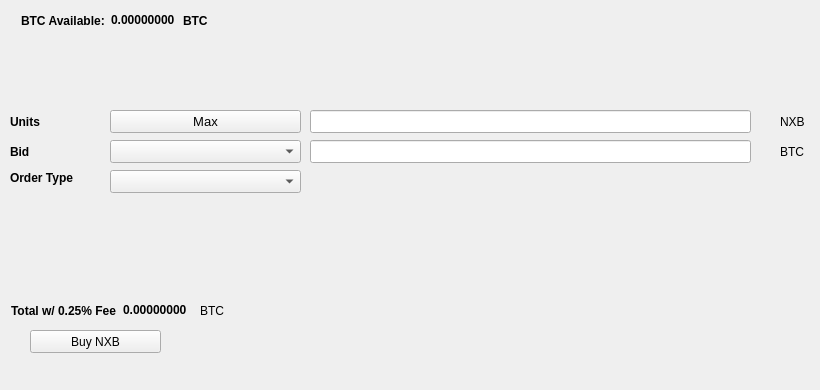
   <widget class="QWidget" name="BuyTab">
    <attribute name="title">
     <string>Buy</string>
    </attribute>
    <widget class="QPushButton" name="BuyNXB">
     <property name="geometry">
      <rect>
       <x>30</x>
       <y>330</y>
       <width>131</width>
       <height>23</height>
      </rect>
     </property>
     <property name="text">
      <string>Buy NXB</string>
     </property>
     <property name="icon">
      <iconset resource="../nxboost.qrc">
       <normaloff>:/icons/bitcoin</normaloff>:/icons/bitcoin</iconset>
     </property>
    </widget>
    <widget class="QLabel" name="label_3">
     <property name="geometry">
      <rect>
       <x>10</x>
       <y>110</y>
       <width>46</width>
       <height>23</height>
      </rect>
     </property>
     <property name="font">
      <font>
       <weight>75</weight>
       <bold>true</bold>
      </font>
     </property>
     <property name="text">
      <string>Units</string>
     </property>
    </widget>
    <widget class="QLineEdit" name="UnitsInput">
     <property name="geometry">
      <rect>
       <x>310</x>
       <y>110</y>
       <width>441</width>
       <height>23</height>
      </rect>
     </property>
     <property name="font">
      <font>
       <pointsize>9</pointsize>
       <weight>75</weight>
       <bold>true</bold>
      </font>
     </property>
    </widget>
    <widget class="QLineEdit" name="BuyBidPriceEdit">
     <property name="geometry">
      <rect>
       <x>310</x>
       <y>140</y>
       <width>441</width>
       <height>23</height>
      </rect>
     </property>
     <property name="font">
      <font>
       <pointsize>9</pointsize>
       <weight>75</weight>
       <bold>true</bold>
      </font>
     </property>
    </widget>
    <widget class="QLabel" name="label_4">
     <property name="geometry">
      <rect>
       <x>780</x>
       <y>110</y>
       <width>31</width>
       <height>23</height>
      </rect>
     </property>
     <property name="text">
      <string>NXB</string>
     </property>
    </widget>
    <widget class="QLabel" name="label_5">
     <property name="geometry">
      <rect>
       <x>780</x>
       <y>140</y>
       <width>31</width>
       <height>23</height>
      </rect>
     </property>
     <property name="text">
      <string>BTC</string>
     </property>
    </widget>
    <widget class="QLabel" name="label_6">
     <property name="geometry">
      <rect>
       <x>10</x>
       <y>140</y>
       <width>46</width>
       <height>23</height>
      </rect>
     </property>
     <property name="font">
      <font>
       <weight>75</weight>
       <bold>true</bold>
      </font>
     </property>
     <property name="text">
      <string>Bid</string>
     </property>
    </widget>
    <widget class="QLabel" name="label_7">
     <property name="geometry">
      <rect>
       <x>10</x>
       <y>170</y>
       <width>91</width>
       <height>16</height>
      </rect>
     </property>
     <property name="font">
      <font>
       <weight>75</weight>
       <bold>true</bold>
      </font>
     </property>
     <property name="text">
      <string>Order Type</string>
     </property>
    </widget>
    <widget class="QPushButton" name="Buy_Max_Amount">
     <property name="geometry">
      <rect>
       <x>110</x>
       <y>110</y>
       <width>191</width>
       <height>23</height>
      </rect>
     </property>
     <property name="font">
      <font>
       <pointsize>10</pointsize>
      </font>
     </property>
     <property name="text">
      <string>Max</string>
     </property>
    </widget>
    <widget class="QComboBox" name="BuyBidcomboBox">
     <property name="geometry">
      <rect>
       <x>110</x>
       <y>140</y>
       <width>191</width>
       <height>23</height>
      </rect>
     </property>
     <property name="font">
      <font>
       <pointsize>10</pointsize>
      </font>
     </property>
    </widget>
    <widget class="QComboBox" name="buyOrdertypeCombo">
     <property name="geometry">
      <rect>
       <x>110</x>
       <y>170</y>
       <width>191</width>
       <height>23</height>
      </rect>
     </property>
     <property name="font">
      <font>
       <pointsize>10</pointsize>
      </font>
     </property>
    </widget>
    <widget class="QWidget" name="layoutWidget1">
     <property name="geometry">
      <rect>
       <x>21</x>
       <y>11</y>
       <width>227</width>
       <height>19</height>
      </rect>
     </property>
     <layout class="QHBoxLayout" name="horizontalLayout_3">
      <item>
       <widget class="QLabel" name="label232">
        <property name="font">
         <font>
          <weight>75</weight>
          <bold>true</bold>
         </font>
        </property>
        <property name="text">
         <string>BTC Available:</string>
        </property>
       </widget>
      </item>
      <item>
       <widget class="QLabel" name="BtcAvailableLbl">
        <property name="palette">
         <palette>
          <active>
           <colorrole role="WindowText">
            <brush brushstyle="SolidPattern">
             <color alpha="255">
              <red>0</red>
              <green>0</green>
              <blue>0</blue>
             </color>
            </brush>
           </colorrole>
           <colorrole role="Button">
            <brush brushstyle="SolidPattern">
             <color alpha="255">
              <red>0</red>
              <green>170</green>
              <blue>0</blue>
             </color>
            </brush>
           </colorrole>
           <colorrole role="Light">
            <brush brushstyle="SolidPattern">
             <color alpha="255">
              <red>0</red>
              <green>255</green>
              <blue>0</blue>
             </color>
            </brush>
           </colorrole>
           <colorrole role="Midlight">
            <brush brushstyle="SolidPattern">
             <color alpha="255">
              <red>0</red>
              <green>212</green>
              <blue>0</blue>
             </color>
            </brush>
           </colorrole>
           <colorrole role="Dark">
            <brush brushstyle="SolidPattern">
             <color alpha="255">
              <red>0</red>
              <green>85</green>
              <blue>0</blue>
             </color>
            </brush>
           </colorrole>
           <colorrole role="Mid">
            <brush brushstyle="SolidPattern">
             <color alpha="255">
              <red>0</red>
              <green>113</green>
              <blue>0</blue>
             </color>
            </brush>
           </colorrole>
           <colorrole role="Text">
            <brush brushstyle="SolidPattern">
             <color alpha="255">
              <red>0</red>
              <green>170</green>
              <blue>0</blue>
             </color>
            </brush>
           </colorrole>
           <colorrole role="BrightText">
            <brush brushstyle="SolidPattern">
             <color alpha="255">
              <red>255</red>
              <green>255</green>
              <blue>255</blue>
             </color>
            </brush>
           </colorrole>
           <colorrole role="ButtonText">
            <brush brushstyle="SolidPattern">
             <color alpha="255">
              <red>0</red>
              <green>0</green>
              <blue>0</blue>
             </color>
            </brush>
           </colorrole>
           <colorrole role="Base">
            <brush brushstyle="SolidPattern">
             <color alpha="255">
              <red>255</red>
              <green>255</green>
              <blue>255</blue>
             </color>
            </brush>
           </colorrole>
           <colorrole role="Window">
            <brush brushstyle="SolidPattern">
             <color alpha="255">
              <red>0</red>
              <green>170</green>
              <blue>0</blue>
             </color>
            </brush>
           </colorrole>
           <colorrole role="Shadow">
            <brush brushstyle="SolidPattern">
             <color alpha="255">
              <red>0</red>
              <green>0</green>
              <blue>0</blue>
             </color>
            </brush>
           </colorrole>
           <colorrole role="AlternateBase">
            <brush brushstyle="SolidPattern">
             <color alpha="255">
              <red>127</red>
              <green>212</green>
              <blue>127</blue>
             </color>
            </brush>
           </colorrole>
           <colorrole role="ToolTipBase">
            <brush brushstyle="SolidPattern">
             <color alpha="255">
              <red>255</red>
              <green>255</green>
              <blue>220</blue>
             </color>
            </brush>
           </colorrole>
           <colorrole role="ToolTipText">
            <brush brushstyle="SolidPattern">
             <color alpha="255">
              <red>0</red>
              <green>0</green>
              <blue>0</blue>
             </color>
            </brush>
           </colorrole>
          </active>
          <inactive>
           <colorrole role="WindowText">
            <brush brushstyle="SolidPattern">
             <color alpha="255">
              <red>0</red>
              <green>0</green>
              <blue>0</blue>
             </color>
            </brush>
           </colorrole>
           <colorrole role="Button">
            <brush brushstyle="SolidPattern">
             <color alpha="255">
              <red>0</red>
              <green>170</green>
              <blue>0</blue>
             </color>
            </brush>
           </colorrole>
           <colorrole role="Light">
            <brush brushstyle="SolidPattern">
             <color alpha="255">
              <red>0</red>
              <green>255</green>
              <blue>0</blue>
             </color>
            </brush>
           </colorrole>
           <colorrole role="Midlight">
            <brush brushstyle="SolidPattern">
             <color alpha="255">
              <red>0</red>
              <green>212</green>
              <blue>0</blue>
             </color>
            </brush>
           </colorrole>
           <colorrole role="Dark">
            <brush brushstyle="SolidPattern">
             <color alpha="255">
              <red>0</red>
              <green>85</green>
              <blue>0</blue>
             </color>
            </brush>
           </colorrole>
           <colorrole role="Mid">
            <brush brushstyle="SolidPattern">
             <color alpha="255">
              <red>0</red>
              <green>113</green>
              <blue>0</blue>
             </color>
            </brush>
           </colorrole>
           <colorrole role="Text">
            <brush brushstyle="SolidPattern">
             <color alpha="255">
              <red>0</red>
              <green>170</green>
              <blue>0</blue>
             </color>
            </brush>
           </colorrole>
           <colorrole role="BrightText">
            <brush brushstyle="SolidPattern">
             <color alpha="255">
              <red>255</red>
              <green>255</green>
              <blue>255</blue>
             </color>
            </brush>
           </colorrole>
           <colorrole role="ButtonText">
            <brush brushstyle="SolidPattern">
             <color alpha="255">
              <red>0</red>
              <green>0</green>
              <blue>0</blue>
             </color>
            </brush>
           </colorrole>
           <colorrole role="Base">
            <brush brushstyle="SolidPattern">
             <color alpha="255">
              <red>255</red>
              <green>255</green>
              <blue>255</blue>
             </color>
            </brush>
           </colorrole>
           <colorrole role="Window">
            <brush brushstyle="SolidPattern">
             <color alpha="255">
              <red>0</red>
              <green>170</green>
              <blue>0</blue>
             </color>
            </brush>
           </colorrole>
           <colorrole role="Shadow">
            <brush brushstyle="SolidPattern">
             <color alpha="255">
              <red>0</red>
              <green>0</green>
              <blue>0</blue>
             </color>
            </brush>
           </colorrole>
           <colorrole role="AlternateBase">
            <brush brushstyle="SolidPattern">
             <color alpha="255">
              <red>127</red>
              <green>212</green>
              <blue>127</blue>
             </color>
            </brush>
           </colorrole>
           <colorrole role="ToolTipBase">
            <brush brushstyle="SolidPattern">
             <color alpha="255">
              <red>255</red>
              <green>255</green>
              <blue>220</blue>
             </color>
            </brush>
           </colorrole>
           <colorrole role="ToolTipText">
            <brush brushstyle="SolidPattern">
             <color alpha="255">
              <red>0</red>
              <green>0</green>
              <blue>0</blue>
             </color>
            </brush>
           </colorrole>
          </inactive>
          <disabled>
           <colorrole role="WindowText">
            <brush brushstyle="SolidPattern">
             <color alpha="255">
              <red>0</red>
              <green>85</green>
              <blue>0</blue>
             </color>
            </brush>
           </colorrole>
           <colorrole role="Button">
            <brush brushstyle="SolidPattern">
             <color alpha="255">
              <red>0</red>
              <green>170</green>
              <blue>0</blue>
             </color>
            </brush>
           </colorrole>
           <colorrole role="Light">
            <brush brushstyle="SolidPattern">
             <color alpha="255">
              <red>0</red>
              <green>255</green>
              <blue>0</blue>
             </color>
            </brush>
           </colorrole>
           <colorrole role="Midlight">
            <brush brushstyle="SolidPattern">
             <color alpha="255">
              <red>0</red>
              <green>212</green>
              <blue>0</blue>
             </color>
            </brush>
           </colorrole>
           <colorrole role="Dark">
            <brush brushstyle="SolidPattern">
             <color alpha="255">
              <red>0</red>
              <green>85</green>
              <blue>0</blue>
             </color>
            </brush>
           </colorrole>
           <colorrole role="Mid">
            <brush brushstyle="SolidPattern">
             <color alpha="255">
              <red>0</red>
              <green>113</green>
              <blue>0</blue>
             </color>
            </brush>
           </colorrole>
           <colorrole role="Text">
            <brush brushstyle="SolidPattern">
             <color alpha="255">
              <red>0</red>
              <green>85</green>
              <blue>0</blue>
             </color>
            </brush>
           </colorrole>
           <colorrole role="BrightText">
            <brush brushstyle="SolidPattern">
             <color alpha="255">
              <red>255</red>
              <green>255</green>
              <blue>255</blue>
             </color>
            </brush>
           </colorrole>
           <colorrole role="ButtonText">
            <brush brushstyle="SolidPattern">
             <color alpha="255">
              <red>0</red>
              <green>85</green>
              <blue>0</blue>
             </color>
            </brush>
           </colorrole>
           <colorrole role="Base">
            <brush brushstyle="SolidPattern">
             <color alpha="255">
              <red>0</red>
              <green>170</green>
              <blue>0</blue>
             </color>
            </brush>
           </colorrole>
           <colorrole role="Window">
            <brush brushstyle="SolidPattern">
             <color alpha="255">
              <red>0</red>
              <green>170</green>
              <blue>0</blue>
             </color>
            </brush>
           </colorrole>
           <colorrole role="Shadow">
            <brush brushstyle="SolidPattern">
             <color alpha="255">
              <red>0</red>
              <green>0</green>
              <blue>0</blue>
             </color>
            </brush>
           </colorrole>
           <colorrole role="AlternateBase">
            <brush brushstyle="SolidPattern">
             <color alpha="255">
              <red>0</red>
              <green>170</green>
              <blue>0</blue>
             </color>
            </brush>
           </colorrole>
           <colorrole role="ToolTipBase">
            <brush brushstyle="SolidPattern">
             <color alpha="255">
              <red>255</red>
              <green>255</green>
              <blue>220</blue>
             </color>
            </brush>
           </colorrole>
           <colorrole role="ToolTipText">
            <brush brushstyle="SolidPattern">
             <color alpha="255">
              <red>0</red>
              <green>0</green>
              <blue>0</blue>
             </color>
            </brush>
           </colorrole>
          </disabled>
         </palette>
        </property>
        <property name="font">
         <font>
          <weight>75</weight>
          <bold>true</bold>
         </font>
        </property>
        <property name="text">
         <string>0.00000000</string>
        </property>
        <property name="textInteractionFlags">
         <set>Qt::LinksAccessibleByMouse|Qt::TextSelectableByKeyboard|Qt::TextSelectableByMouse</set>
        </property>
       </widget>
      </item>
      <item>
       <widget class="QLabel" name="BtcAvailableLbl_2">
        <property name="font">
         <font>
          <weight>75</weight>
          <bold>true</bold>
         </font>
        </property>
        <property name="text">
         <string>BTC</string>
        </property>
       </widget>
      </item>
     </layout>
    </widget>
    <widget class="QWidget" name="layoutWidge2">
     <property name="geometry">
      <rect>
       <x>11</x>
       <y>301</y>
       <width>259</width>
       <height>19</height>
      </rect>
     </property>
     <layout class="QHBoxLayout" name="horizontalLayout_4">
      <item>
       <widget class="QLabel" name="label_9">
        <property name="font">
         <font>
          <weight>75</weight>
          <bold>true</bold>
         </font>
        </property>
        <property name="text">
         <string>Total w/ 0.25% Fee</string>
        </property>
       </widget>
      </item>
      <item>
       <widget class="QLabel" name="BuyCostLabel">
        <property name="palette">
         <palette>
          <active>
           <colorrole role="WindowText">
            <brush brushstyle="SolidPattern">
             <color alpha="255">
              <red>0</red>
              <green>0</green>
              <blue>0</blue>
             </color>
            </brush>
           </colorrole>
           <colorrole role="Button">
            <brush brushstyle="SolidPattern">
             <color alpha="255">
              <red>0</red>
              <green>170</green>
              <blue>0</blue>
             </color>
            </brush>
           </colorrole>
           <colorrole role="Light">
            <brush brushstyle="SolidPattern">
             <color alpha="255">
              <red>0</red>
              <green>255</green>
              <blue>0</blue>
             </color>
            </brush>
           </colorrole>
           <colorrole role="Midlight">
            <brush brushstyle="SolidPattern">
             <color alpha="255">
              <red>0</red>
              <green>212</green>
              <blue>0</blue>
             </color>
            </brush>
           </colorrole>
           <colorrole role="Dark">
            <brush brushstyle="SolidPattern">
             <color alpha="255">
              <red>0</red>
              <green>85</green>
              <blue>0</blue>
             </color>
            </brush>
           </colorrole>
           <colorrole role="Mid">
            <brush brushstyle="SolidPattern">
             <color alpha="255">
              <red>0</red>
              <green>113</green>
              <blue>0</blue>
             </color>
            </brush>
           </colorrole>
           <colorrole role="Text">
            <brush brushstyle="SolidPattern">
             <color alpha="255">
              <red>0</red>
              <green>170</green>
              <blue>0</blue>
             </color>
            </brush>
           </colorrole>
           <colorrole role="BrightText">
            <brush brushstyle="SolidPattern">
             <color alpha="255">
              <red>255</red>
              <green>255</green>
              <blue>255</blue>
             </color>
            </brush>
           </colorrole>
           <colorrole role="ButtonText">
            <brush brushstyle="SolidPattern">
             <color alpha="255">
              <red>0</red>
              <green>0</green>
              <blue>0</blue>
             </color>
            </brush>
           </colorrole>
           <colorrole role="Base">
            <brush brushstyle="SolidPattern">
             <color alpha="255">
              <red>255</red>
              <green>255</green>
              <blue>255</blue>
             </color>
            </brush>
           </colorrole>
           <colorrole role="Window">
            <brush brushstyle="SolidPattern">
             <color alpha="255">
              <red>0</red>
              <green>170</green>
              <blue>0</blue>
             </color>
            </brush>
           </colorrole>
           <colorrole role="Shadow">
            <brush brushstyle="SolidPattern">
             <color alpha="255">
              <red>0</red>
              <green>0</green>
              <blue>0</blue>
             </color>
            </brush>
           </colorrole>
           <colorrole role="AlternateBase">
            <brush brushstyle="SolidPattern">
             <color alpha="255">
              <red>127</red>
              <green>212</green>
              <blue>127</blue>
             </color>
            </brush>
           </colorrole>
           <colorrole role="ToolTipBase">
            <brush brushstyle="SolidPattern">
             <color alpha="255">
              <red>255</red>
              <green>255</green>
              <blue>220</blue>
             </color>
            </brush>
           </colorrole>
           <colorrole role="ToolTipText">
            <brush brushstyle="SolidPattern">
             <color alpha="255">
              <red>0</red>
              <green>0</green>
              <blue>0</blue>
             </color>
            </brush>
           </colorrole>
          </active>
          <inactive>
           <colorrole role="WindowText">
            <brush brushstyle="SolidPattern">
             <color alpha="255">
              <red>0</red>
              <green>0</green>
              <blue>0</blue>
             </color>
            </brush>
           </colorrole>
           <colorrole role="Button">
            <brush brushstyle="SolidPattern">
             <color alpha="255">
              <red>0</red>
              <green>170</green>
              <blue>0</blue>
             </color>
            </brush>
           </colorrole>
           <colorrole role="Light">
            <brush brushstyle="SolidPattern">
             <color alpha="255">
              <red>0</red>
              <green>255</green>
              <blue>0</blue>
             </color>
            </brush>
           </colorrole>
           <colorrole role="Midlight">
            <brush brushstyle="SolidPattern">
             <color alpha="255">
              <red>0</red>
              <green>212</green>
              <blue>0</blue>
             </color>
            </brush>
           </colorrole>
           <colorrole role="Dark">
            <brush brushstyle="SolidPattern">
             <color alpha="255">
              <red>0</red>
              <green>85</green>
              <blue>0</blue>
             </color>
            </brush>
           </colorrole>
           <colorrole role="Mid">
            <brush brushstyle="SolidPattern">
             <color alpha="255">
              <red>0</red>
              <green>113</green>
              <blue>0</blue>
             </color>
            </brush>
           </colorrole>
           <colorrole role="Text">
            <brush brushstyle="SolidPattern">
             <color alpha="255">
              <red>0</red>
              <green>170</green>
              <blue>0</blue>
             </color>
            </brush>
           </colorrole>
           <colorrole role="BrightText">
            <brush brushstyle="SolidPattern">
             <color alpha="255">
              <red>255</red>
              <green>255</green>
              <blue>255</blue>
             </color>
            </brush>
           </colorrole>
           <colorrole role="ButtonText">
            <brush brushstyle="SolidPattern">
             <color alpha="255">
              <red>0</red>
              <green>0</green>
              <blue>0</blue>
             </color>
            </brush>
           </colorrole>
           <colorrole role="Base">
            <brush brushstyle="SolidPattern">
             <color alpha="255">
              <red>255</red>
              <green>255</green>
              <blue>255</blue>
             </color>
            </brush>
           </colorrole>
           <colorrole role="Window">
            <brush brushstyle="SolidPattern">
             <color alpha="255">
              <red>0</red>
              <green>170</green>
              <blue>0</blue>
             </color>
            </brush>
           </colorrole>
           <colorrole role="Shadow">
            <brush brushstyle="SolidPattern">
             <color alpha="255">
              <red>0</red>
              <green>0</green>
              <blue>0</blue>
             </color>
            </brush>
           </colorrole>
           <colorrole role="AlternateBase">
            <brush brushstyle="SolidPattern">
             <color alpha="255">
              <red>127</red>
              <green>212</green>
              <blue>127</blue>
             </color>
            </brush>
           </colorrole>
           <colorrole role="ToolTipBase">
            <brush brushstyle="SolidPattern">
             <color alpha="255">
              <red>255</red>
              <green>255</green>
              <blue>220</blue>
             </color>
            </brush>
           </colorrole>
           <colorrole role="ToolTipText">
            <brush brushstyle="SolidPattern">
             <color alpha="255">
              <red>0</red>
              <green>0</green>
              <blue>0</blue>
             </color>
            </brush>
           </colorrole>
          </inactive>
          <disabled>
           <colorrole role="WindowText">
            <brush brushstyle="SolidPattern">
             <color alpha="255">
              <red>0</red>
              <green>85</green>
              <blue>0</blue>
             </color>
            </brush>
           </colorrole>
           <colorrole role="Button">
            <brush brushstyle="SolidPattern">
             <color alpha="255">
              <red>0</red>
              <green>170</green>
              <blue>0</blue>
             </color>
            </brush>
           </colorrole>
           <colorrole role="Light">
            <brush brushstyle="SolidPattern">
             <color alpha="255">
              <red>0</red>
              <green>255</green>
              <blue>0</blue>
             </color>
            </brush>
           </colorrole>
           <colorrole role="Midlight">
            <brush brushstyle="SolidPattern">
             <color alpha="255">
              <red>0</red>
              <green>212</green>
              <blue>0</blue>
             </color>
            </brush>
           </colorrole>
           <colorrole role="Dark">
            <brush brushstyle="SolidPattern">
             <color alpha="255">
              <red>0</red>
              <green>85</green>
              <blue>0</blue>
             </color>
            </brush>
           </colorrole>
           <colorrole role="Mid">
            <brush brushstyle="SolidPattern">
             <color alpha="255">
              <red>0</red>
              <green>113</green>
              <blue>0</blue>
             </color>
            </brush>
           </colorrole>
           <colorrole role="Text">
            <brush brushstyle="SolidPattern">
             <color alpha="255">
              <red>0</red>
              <green>85</green>
              <blue>0</blue>
             </color>
            </brush>
           </colorrole>
           <colorrole role="BrightText">
            <brush brushstyle="SolidPattern">
             <color alpha="255">
              <red>255</red>
              <green>255</green>
              <blue>255</blue>
             </color>
            </brush>
           </colorrole>
           <colorrole role="ButtonText">
            <brush brushstyle="SolidPattern">
             <color alpha="255">
              <red>0</red>
              <green>85</green>
              <blue>0</blue>
             </color>
            </brush>
           </colorrole>
           <colorrole role="Base">
            <brush brushstyle="SolidPattern">
             <color alpha="255">
              <red>0</red>
              <green>170</green>
              <blue>0</blue>
             </color>
            </brush>
           </colorrole>
           <colorrole role="Window">
            <brush brushstyle="SolidPattern">
             <color alpha="255">
              <red>0</red>
              <green>170</green>
              <blue>0</blue>
             </color>
            </brush>
           </colorrole>
           <colorrole role="Shadow">
            <brush brushstyle="SolidPattern">
             <color alpha="255">
              <red>0</red>
              <green>0</green>
              <blue>0</blue>
             </color>
            </brush>
           </colorrole>
           <colorrole role="AlternateBase">
            <brush brushstyle="SolidPattern">
             <color alpha="255">
              <red>0</red>
              <green>170</green>
              <blue>0</blue>
             </color>
            </brush>
           </colorrole>
           <colorrole role="ToolTipBase">
            <brush brushstyle="SolidPattern">
             <color alpha="255">
              <red>255</red>
              <green>255</green>
              <blue>220</blue>
             </color>
            </brush>
           </colorrole>
           <colorrole role="ToolTipText">
            <brush brushstyle="SolidPattern">
             <color alpha="255">
              <red>0</red>
              <green>0</green>
              <blue>0</blue>
             </color>
            </brush>
           </colorrole>
          </disabled>
         </palette>
        </property>
        <property name="font">
         <font>
          <weight>75</weight>
          <bold>true</bold>
         </font>
        </property>
        <property name="autoFillBackground">
         <bool>false</bool>
        </property>
        <property name="text">
         <string>0.00000000</string>
        </property>
        <property name="textInteractionFlags">
         <set>Qt::LinksAccessibleByMouse|Qt::TextSelectableByMouse</set>
        </property>
       </widget>
      </item>
      <item>
       <widget class="QLabel" name="label_10">
        <property name="font">
         <font>
          <weight>50</weight>
          <bold>false</bold>
         </font>
        </property>
        <property name="text">
         <string>BTC</string>
        </property>
       </widget>
      </item>
     </layout>
    </widget>
    <widget class="QLabel" name="label_24">
     <property name="geometry">
      <rect>
       <x>460</x>
       <y>300</y>
       <width>281</width>
       <height>81</height>
      </rect>
     </property>
     <property name="text">
      <string/>
     </property>
     <property name="pixmap">
      <pixmap>:/images/bittrex</pixmap>
     </property>
    </widget>
   </widget>
